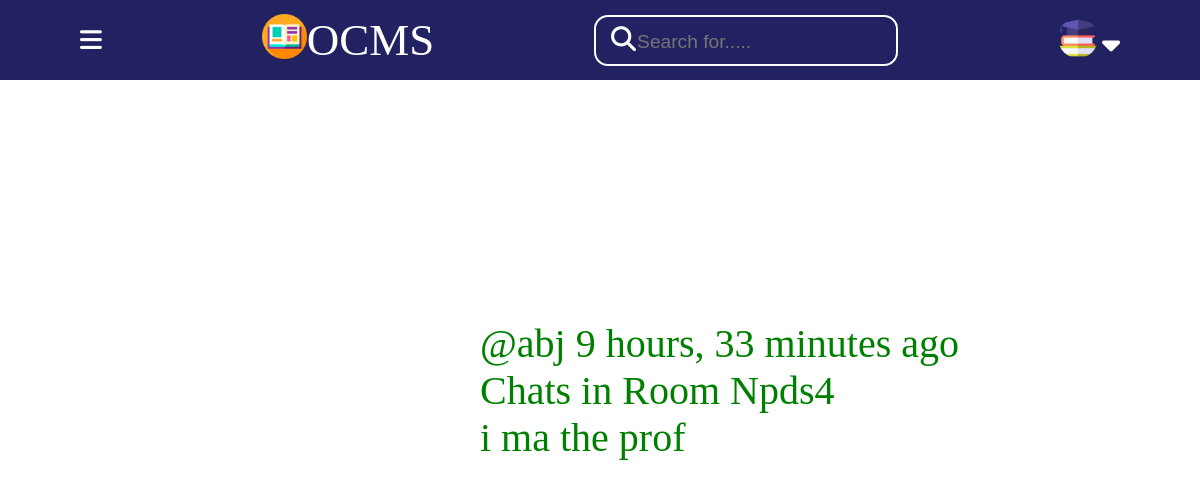
The app's page /tactivity/ (signed in), older data.
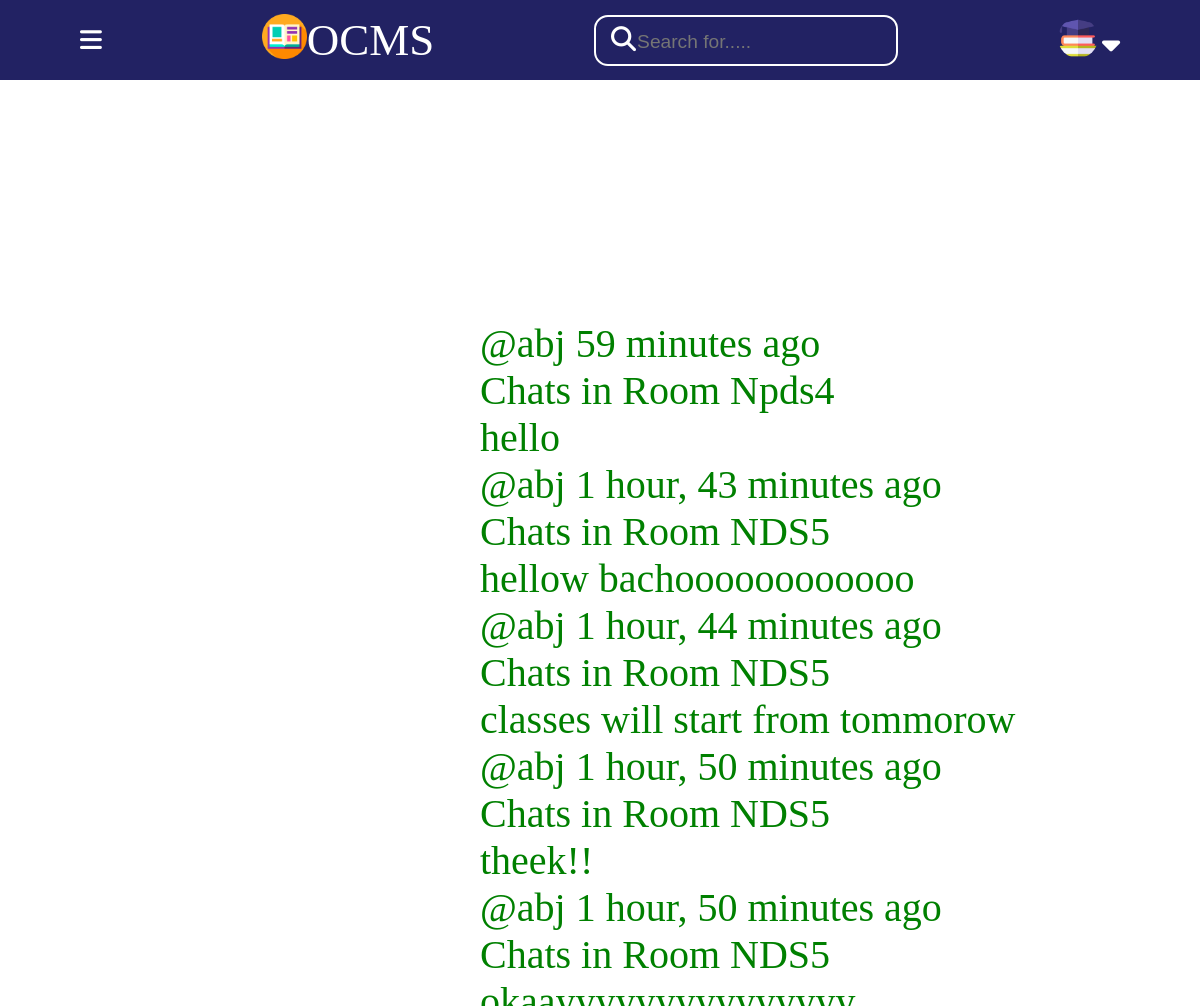
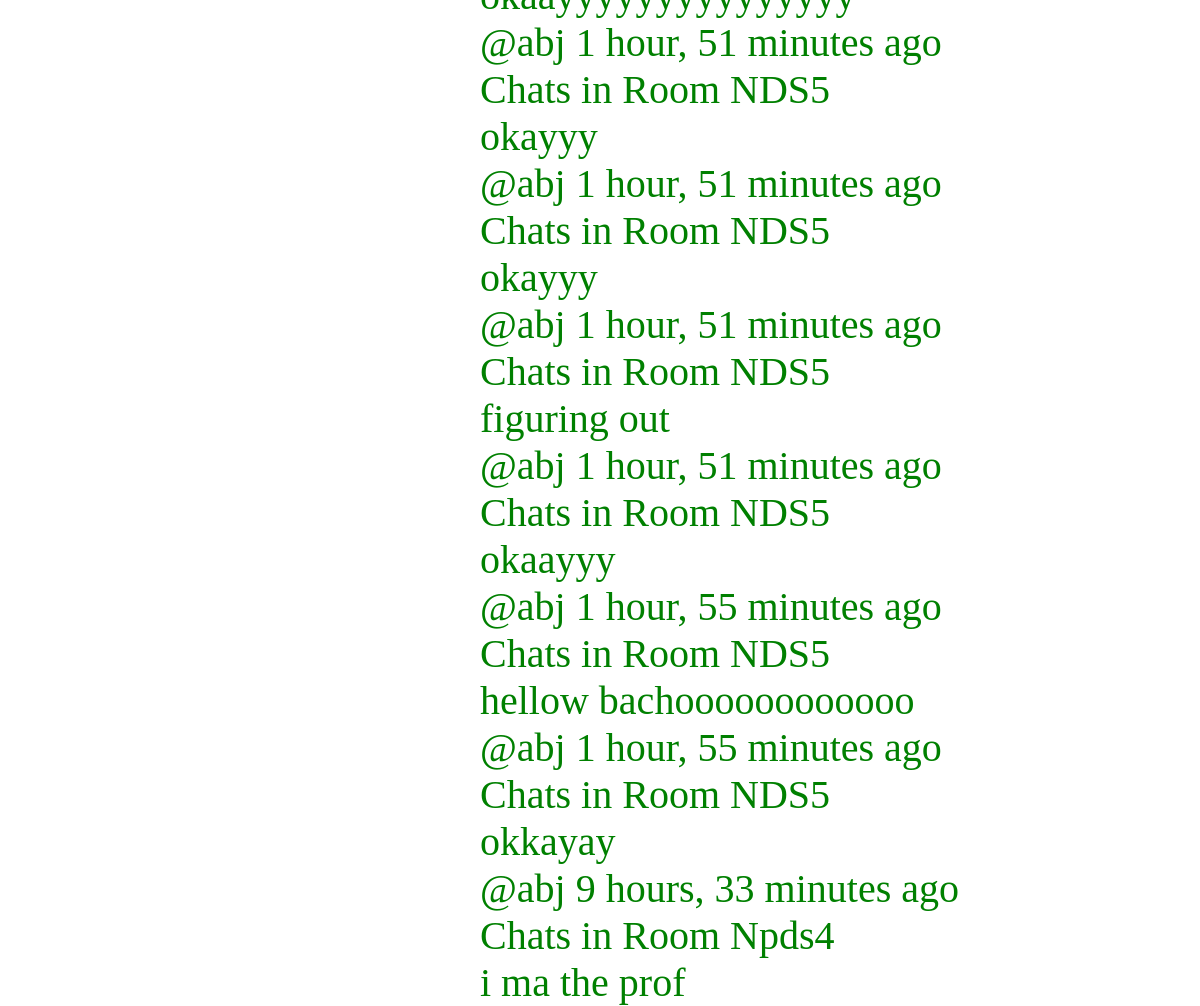
The same page, newer data (2 pictures, top to bottom).
### base/models.py (models this page shows, shortened)
class Message(models.Model):
    user = models.ForeignKey(User, on_delete=models.CASCADE)
    room = models.ForeignKey(Room, on_delete=models.CASCADE)
    body = models.TextField()
    updated = models.DateTimeField(auto_now=True)
    created = models.DateTimeField(auto_now_add=True)
    class Meta:
        ordering = ['-updated', 'created']

class User(AbstractUser):
    is_student = models.BooleanField(default=False)
    is_teacher = models.BooleanField(default=False)

class Room(models.Model):
    course_id=models.CharField(max_length=100)
    teacher=models.CharField(max_length=100)
    name = models.CharField(max_length=200) #set it to host.subject_name during declaration by default
    description = models.TextField(null=True, blank=True)
    avatar = models.ImageField(null=True, default="avatar.svg")
    room_code=models.CharField(max_length=100)
    updated = models.DateTimeField(auto_now=True)
    created = models.DateTimeField(auto_now_add=True)
    class Meta:
        ordering = ['-updated', '-created']

### base/views.py (the view)
# urls.py: path("tactivity/",views.tactivity,name="tactivity"),
def tactivity(request):
    messages=Message.objects.filter(user=request.user)
    context={'messages':messages}
    return render(request,'base/tactivity.html',context)

### base/templates/base/tactivity.html
{% include 'teacher_main.html' %}
{% block content %}
    <div class="progress">
    {% for message in messages %}
        <div>
            <p>
            @{{message.user}}  {{message.created|timesince}} ago</p>
            <p>Chats in Room {{message.room.name}}</p>
            <p>{{message.body}}</p>
        </div>
    {% endfor %}
    </div>
{% endblock content %}

Row changes from the older to the newer data that the page shows:
added Message: user "abj", created "59 minutes", room.name "Npds4", body "hello"
added Message: user "abj", created "1 hour, 43 minutes", room.name "NDS5", body "hellow bachoooooooooooo"
added Message: user "abj", created "1 hour, 44 minutes", room.name "NDS5", body "classes will start from tommorow"
added Message: user "abj", created "1 hour, 50 minutes", room.name "NDS5", body "theek!!"
added Message: user "abj", created "1 hour, 50 minutes", room.name "NDS5", body "okaayyyyyyyyyyyyyyy"
added Message: user "abj", created "1 hour, 51 minutes", room.name "NDS5", body "okayyy"
added Message: user "abj", created "1 hour, 51 minutes", room.name "NDS5", body "okayyy"
added Message: user "abj", created "1 hour, 51 minutes", room.name "NDS5", body "figuring out"
added Message: user "abj", created "1 hour, 51 minutes", room.name "NDS5", body "okaayyy"
added Message: user "abj", created "1 hour, 55 minutes", room.name "NDS5", body "hellow bachoooooooooooo"
added Message: user "abj", created "1 hour, 55 minutes", room.name "NDS5", body "okkayay"
